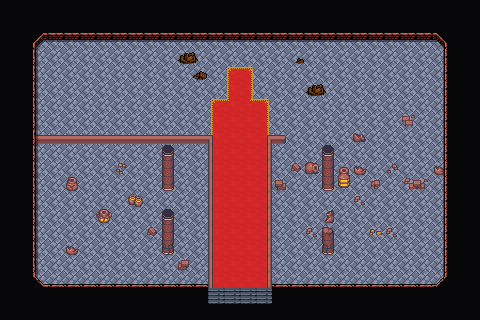

Rendered tile map (Tiled .tmx) drawn with the repository's tilesets; below, a short description and the map source with its tile grids summarised:
An orthogonal 30x20 tile map with 16x16 px tiles, 4 tile layers (Background, Ground, Walls, Overlay), 5 tilesets and 15 objects (WP1).

<map version="1.10" tiledversion="1.11.2" orientation="orthogonal" renderorder="right-down" width="30" height="20" tilewidth="16" tileheight="16" infinite="0" nextlayerid="7" nextobjectid="43">
 <properties>
  <property name="preventEscape" type="bool" value="true" />
 </properties>
 <tileset firstgid="1" source="../../../../common/maps/tileset/main.tsx" />
 <tileset firstgid="10113" source="../../../../common/maps/tileset/buildings.tsx" />
 <tileset firstgid="11905" source="../../../../common/maps/tileset/dungeon.tsx" />
 <tileset firstgid="16385" source="../../../../common/maps/tileset/dungeon-nocollide.tsx" />
 <tileset firstgid="20865" source="../../../../common/maps/tileset/buildings-nocollide.tsx" />
 <layer id="1" name="Background" width="30" height="20">
  <data>[600 cells, 597 non-empty, 1 distinct tile ids]</data>
 </layer>
 <layer id="2" name="Ground" width="30" height="20">
  <data>[600 cells, 66 non-empty, 18 distinct tile ids]</data>
 </layer>
 <layer id="3" name="Walls" width="30" height="20">
  <properties>
   <property name="spriteLayer" type="bool" value="true" />
  </properties>
  <data>[600 cells, 315 non-empty, 35 distinct tile ids]</data>
 </layer>
 <layer id="4" name="Overlay" width="30" height="20">
  <data>[600 cells, 7 non-empty, 3 distinct tile ids]</data>
 </layer>
 <objectgroup id="5" name="Objects">
  <!-- 14 objects omitted --></objectgroup>
 <objectgroup id="6" name="Waypoints">
  <!-- 1 objects omitted --></objectgroup>
</map>
<!-- 15 of 15 objects omitted -->
